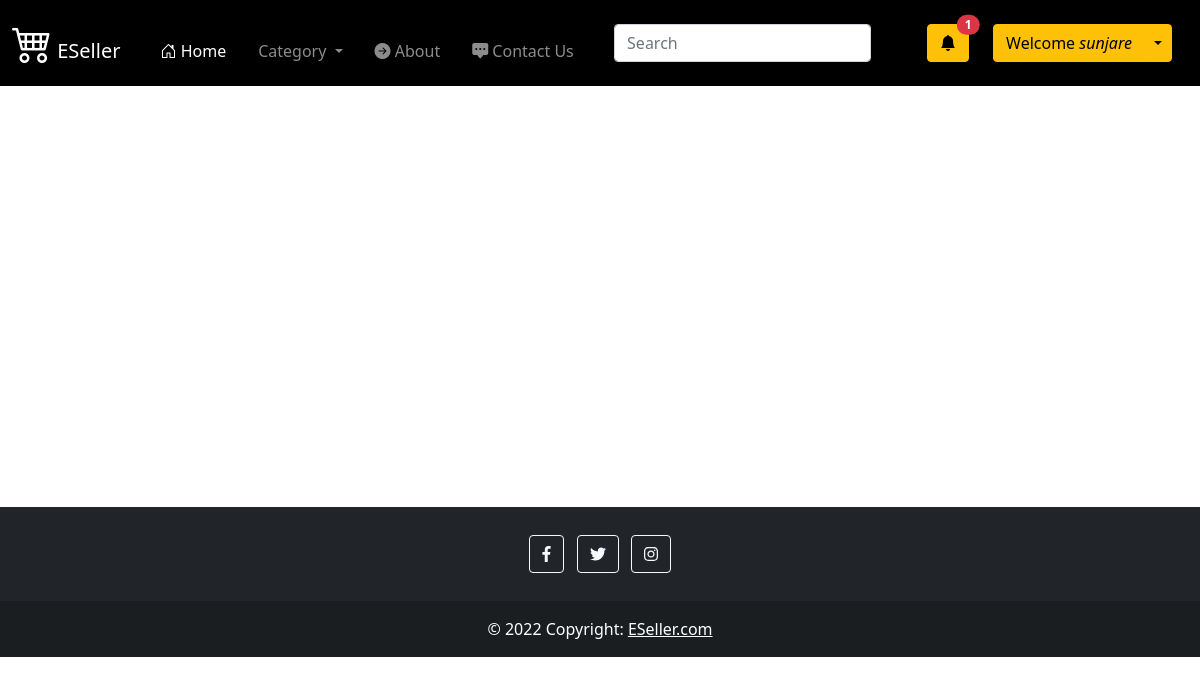
/replies_contact_admin (signed in), run on an earlier commit of the app's database.
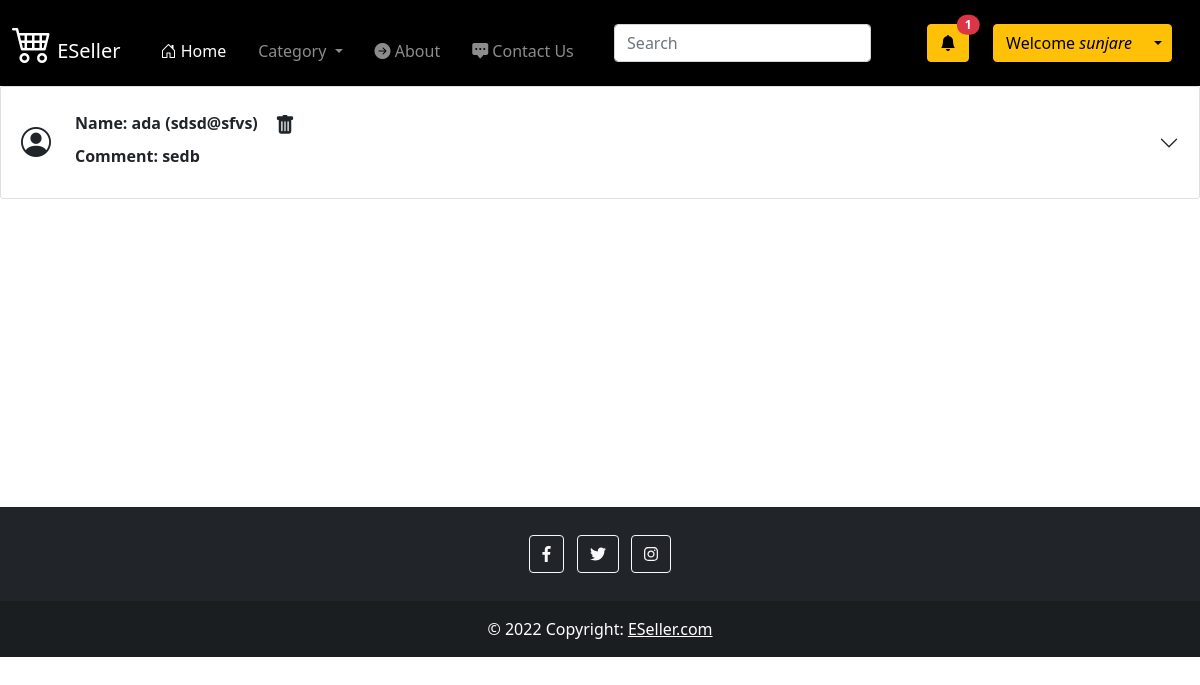
And on a later commit of the database.
### home/models.py (models this page shows, shortened)
class Sent_replies(models.Model):
    message_sender = models.ForeignKey(Contact,on_delete=models.CASCADE, null=True)
    subject = models.TextField(max_length=100)
    reply = models.TextField(max_length=500)

class Contact(models.Model):
    message_id = models.AutoField(primary_key=True)
    name = models.CharField(max_length=100)
    email = models.CharField(max_length=100)
    phone = models.CharField(max_length=100);
    comment = models.TextField(max_length=100)
    date = models.DateField()
    is_replied = models.BooleanField(default=False)

### home/views.py (the view)
# urls.py: path("replies_contact_admin",views.replies_contact_admin, name='replies_contact_admin'),
@login_required(login_url='/login')
def replies_contact_admin(request):
    if request.user.is_superuser :
        sent_replies = Sent_replies.objects.all()
        params = {'sent_replies': sent_replies}
        return render(request,'replies_contact_admin.html',params)

### templates/replies_contact_admin.html (shortened to what this page needs)
{% extends 'base.html' %} {% block title %} Replies {% endblock title %}
{%block body %}
<div class="overflow-scroll" style="height:421px;">
{% for i in sent_replies %}
<div class="accordion" id="accordionExample" >
  <div class="accordion-item">
    <h2 class="accordion-header" id="headingTwo-{{ forloop.counter }}">
      <button
        class="accordion-button collapsed"
        type="button"
        data-bs-toggle="collapse"
        data-bs-target="#collapseTwo-{{ forloop.counter }}"
        aria-expanded="false"
        aria-controls="collapseTwo"
      >
      <i class="bi bi-person-circle me-4" style="font-size: 30px"></i>
      <strong>Name:
        {{i.message_sender.name}}
        ({{i.message_sender.email}})
        <a class="btn me-5" href="{% url 'deleteEmails_Sent_replies_admin' i.message_sender.message_id %}" role="button"><i class="bi bi-trash-fill" style="font-size: 20px"></i></a>
        <br>
        <div class="container px-0 mx-0 mb-3">
          Comment:
          {{i.message_sender.comment}}
        </div>
          </strong>
      </button>
    </h2>
  </div>
</div>
{% endfor %}
</div>
{% endblock body %}

What changed in the data, as far as the page shows it:
added Sent_replies: message_sender.name "ada", message_sender.email "sdsd@sfvs", message_sender.comment "sedb"
